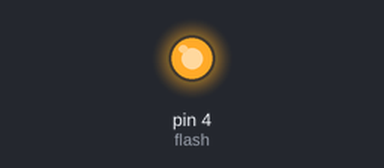
Recording of a program running on a simulated MicroPython board. Parts: output pins drawn as LEDs (lit = HIGH). What the program prints to the serial console is not drawn. At 0.6 s the program stops and its outputs stay as they are.

Above: at 0.1 s.
At 0.7 s:
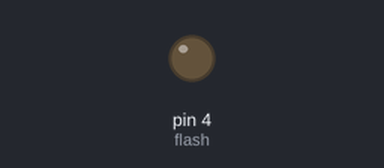
Timing chart, 0 to 2.1 s (numbered marks = the images above):
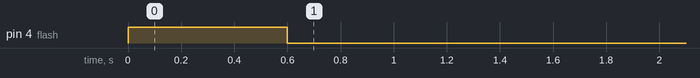

The program:

260928_fy04_patterns_.py
```python
from machine import Pin
import time

flash = Pin(4, Pin.OUT, value=0)
patterns = [300, 100, 600, 100, 300]

flash.value(1)
time.sleep_ms(patterns[2])
flash.value(0)
print("켠 시간:", patterns[2], "ms")
```

Measured:
- by itself, pin 4 (flash): LOW → HIGH at 0.00 s, → LOW 0.60 s later
